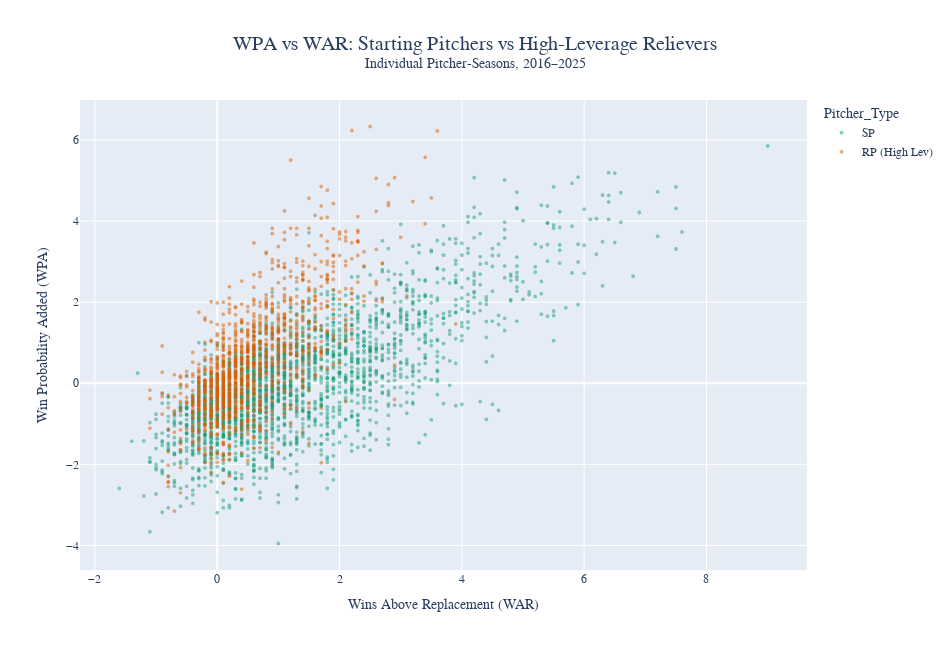

Notebook cell for this chart:
### Markdown cell above
## 4. The Divergence: SPs vs High-Leverage RPs

The charts below reveal the valuation gap in stark terms. By WPA, high-leverage relievers outproduce all starting pitchers combined. By WAR, they're worth a fraction. Neither extreme reflects reality — WAR ignores that these innings matter more, while WPA inflates them with sequencing and managerial context the pitcher doesn't control. The true value of high-leverage relievers is **higher than WAR suggests, but substantially lower than raw WPA implies**.

Consider the asymmetry: a starter throwing six strong innings in a comfortable lead may shift win probability by only a few percentage points. A reliever striking out two batters with the tying run on third in the eighth inning can swing win probability by 30–40% in two minutes. Both performances require real skill — but WPA rewards the reliever's two minutes far more than the starter's six innings, not because the reliever is better, but because the *situation* carried more weight.

### Code cell
# WPA & WAR Comparison: SPs vs High-Leverage RPs
comparison_wpa = comparison_df.dropna(subset=['WPA'])
comparison_war = comparison_df.dropna(subset=['WAR'])

sp_total_wpa = comparison_wpa[comparison_wpa['Pitcher_Type'] == 'SP']['WPA'].sum()
rp_total_wpa = comparison_wpa[comparison_wpa['Pitcher_Type'] == 'RP (High Lev)']['WPA'].sum()
sp_total_war = comparison_war[comparison_war['Pitcher_Type'] == 'SP']['WAR'].sum()
rp_total_war = comparison_war[comparison_war['Pitcher_Type'] == 'RP (High Lev)']['WAR'].sum()

fig, axes = plt.subplots(2, 1, figsize=(12, 9.5))
categories = ['Starting Pitchers', 'High-Leverage Relievers']
colors = ['#1B9E77', '#D95F02']
bar_h = 0.35
y_pos = [0, bar_h * 2]

fig.suptitle(f'Two Metrics, Two Stories\nHow WAR and WPA See High-Leverage Relievers ({START_YEAR}\u2013{END_YEAR})',
             fontsize=20, fontweight='bold', fontname='Georgia', color='#333333', y=1.02)

def draw_white_gridlines(ax):
    """Draw white gridlines on top of bars using axvline at tick positions."""
    ticks = ax.xaxis.get_major_locator().tick_values(*ax.get_xlim())
    for t in ticks:
        if t > 0:
            ax.axvline(t, color='white', linewidth=0.8, zorder=10)

# WPA subplot
ax1 = axes[0]
wpa_values = [sp_total_wpa, rp_total_wpa]
bars1 = ax1.barh(y_pos, wpa_values, color=colors, alpha=0.85, height=bar_h, zorder=2)
ax1.set_yticks(y_pos)
ax1.set_yticklabels(categories)
for bar, val in zip(bars1, wpa_values):
    ax1.text(bar.get_width() + 8, bar.get_y() + bar.get_height()/2,
             f'{val:.1f}\nWins Added', va='center', ha='left', fontsize=11, fontweight='normal', fontname='serif', linespacing=1.2)
ax1.set_title('Win Probability Added (WPA)', fontsize=14, fontweight='normal', fontname='Georgia', pad=2)
ax1.xaxis.set_major_locator(mticker.AutoLocator())
ax1.yaxis.grid(False)
ax1.xaxis.grid(False)
ax1.tick_params(axis='x', length=0); ax1.tick_params(axis='y', length=0, labelsize=12)
for spine in ax1.spines.values(): spine.set_visible(False)
ax1.set_xlim(0, max(wpa_values) * 1.45)
ax1.set_ylim(-bar_h, y_pos[-1] + bar_h * 1.2)
draw_white_gridlines(ax1)

# WAR subplot
ax2 = axes[1]
war_values = [sp_total_war, rp_total_war]
bars2 = ax2.barh(y_pos, war_values, color=colors, alpha=0.85, height=bar_h, zorder=2)
ax2.set_yticks(y_pos)
ax2.set_yticklabels(categories)
for bar, val in zip(bars2, war_values):
    ax2.text(bar.get_width() + 40, bar.get_y() + bar.get_height()/2,
             f'{val:.1f}\nWins Above Replacement', va='center', ha='left', fontsize=11, fontweight='normal', fontname='serif', linespacing=1.2)
ax2.set_title('Wins Above Replacement (WAR)', fontsize=14, fontweight='normal', fontname='Georgia', pad=2)
ax2.xaxis.set_major_locator(mticker.AutoLocator())
ax2.yaxis.grid(False)
ax2.xaxis.grid(False)
ax2.tick_params(axis='x', length=0); ax2.tick_params(axis='y', length=0, labelsize=12)
for spine in ax2.spines.values(): spine.set_visible(False)
ax2.set_xlim(0, max(war_values) * 1.55)
ax2.set_ylim(-bar_h, y_pos[-1] + bar_h * 1.2)
draw_white_gridlines(ax2)

plt.tight_layout(h_pad=10)
plt.subplots_adjust(top=0.90)
plt.show()

wpa_ratio = (rp_total_wpa / sp_total_wpa) * 100
war_ratio = (rp_total_war / sp_total_war) * 100

### Figure 1 — Plotly figure (JSON) as saved in the notebook; plotly's stock layout.template omitted (floating-point values rounded to 4 significant figures; data arrays with more than 128 entries replaced by an {"elided": "..."} marker saying what was removed)
{"data": [{"customdata": {"elided": "2337x5 mixed values"}, "hoverlabel": {"bgcolor": "#D4F0E7", "font": {"color": "#333"}}, "hovertemplate": "Pitcher_Type = SP<br>Wins Above Replacement (WAR) = %{x}<br>Win Probability Added (WPA) = %{y}<br>Player = %{customdata[0]}<br>Season = %{customdata[1]}<br>ERA = %{customdata[2]}<br>IP = %{customdata[3]}<br>pLI = %{customdata[4]}<extra></extra>", "legendgroup": "SP", "marker": {"color": "#1B9E77", "opacity": 0.5, "size": 4, "symbol": "circle"}, "mode": "markers", "name": "SP", "showlegend": true, "type": "scattergl", "x": {"elided": "2337 float values"}, "xaxis": "x", "y": {"elided": "2337 float values"}, "yaxis": "y"}, {"customdata": {"elided": "1205x5 mixed values"}, "hoverlabel": {"bgcolor": "#FDEBD0", "font": {"color": "#333"}}, "hovertemplate": "Pitcher_Type = RP (High Lev)<br>Wins Above Replacement (WAR) = %{x}<br>Win Probability Added (WPA) = %{y}<br>Player = %{customdata[0]}<br>Season = %{customdata[1]}<br>ERA = %{customdata[2]}<br>IP = %{customdata[3]}<br>pLI = %{customdata[4]}<extra></extra>", "legendgroup": "RP (High Lev)", "marker": {"color": "#D95F02", "opacity": 0.5, "size": 4, "symbol": "circle"}, "mode": "markers", "name": "RP (High Lev)", "showlegend": true, "type": "scattergl", "x": {"elided": "1205 float values"}, "xaxis": "x", "y": {"elided": "1205 float values"}, "yaxis": "y"}], "layout": {"font": {"family": "Georgia, Times New Roman, serif"}, "height": 650, "hoverlabel": {"font": {"family": "Georgia, Times New Roman, serif"}}, "legend": {"title": {"text": "Pitcher_Type"}, "tracegroupgap": 0}, "title": {"font": {"size": 20}, "text": "WPA vs WAR: Starting Pitchers vs High-Leverage Relievers<br><sup>Individual Pitcher-Seasons, 2016–2025</sup>", "x": 0.5}, "width": 950, "xaxis": {"anchor": "y", "domain": [0, 1], "title": {"font": {"family": "Georgia, Times New Roman, serif"}, "text": "Wins Above Replacement (WAR)"}}, "yaxis": {"anchor": "x", "domain": [0, 1], "title": {"font": {"family": "Georgia, Times New Roman, serif"}, "text": "Win Probability Added (WPA)"}}}}
